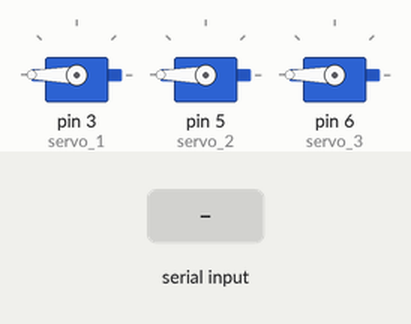
This sketch was run on a simulated Arduino Uno, built with avr-gcc and run on an emulated ATmega328P. Parts: 3 × servo. Inputs (shaded band) come from the test bench. What the sketch prints to the serial monitor is not drawn.

Above: at 1.2 s.
1.3 s: "30;150;10;200\n" received over Serial
At 2.5 s:
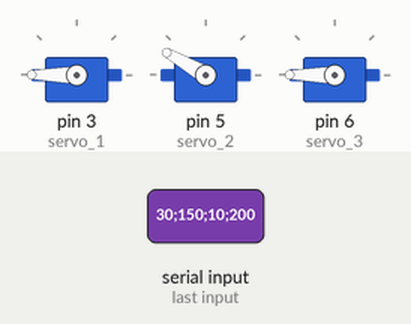
2.8 s: "90;45;200\n" received over Serial
Timing chart, 0 to 5.8 s (numbered marks = the images above; inputs shaded):
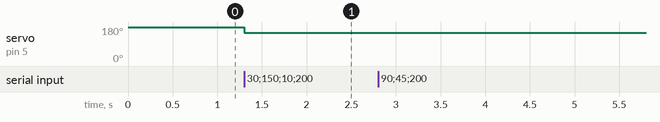

Measured:
- after the input at 1.3 s, servo on pin 5 (servo_2): 180° → 150° at once
- after the input at 2.8 s, every drawn part: stays the same

The sketch:

script_arduino.ino
```cpp
#include <Servo.h>

String inputString = "";
int angulo_1, angulo_2, angulo_3, angulo_4;

Servo servo_1;
Servo servo_2;
Servo servo_3;

void setup() {
  Serial.begin(115200);
  inputString.reserve(50);  // Reserva memória para a string recebida

  servo_1.attach(3);
  servo_2.attach(5);
  servo_3.attach(6);

  servo_1.write(180);
  servo_2.write(180);
  servo_3.write(180);
}

void loop() {
  if (Serial.available()) {
    char c = Serial.read();

    if (c == '\n') {
      // Quando receber o final da string, processa
      processaMensagem(inputString);
      // Clean a variável
      inputString = "";
    } else {
      inputString += c;
    }

    // Define limites para o movimento dos braços
    if (angulo_1 >=130){
      servo_1.write(angulo_1);
    }
    if (angulo_2 >=130){
      servo_2.write(angulo_2);
    }
    if (angulo_3 >=130){
      servo_3.write(angulo_3);
    }
  }
}

void processaMensagem(String dados) {
  int sep1 = dados.indexOf(';');
  int sep2 = dados.indexOf(';', sep1 + 1);
  int sep3 = dados.indexOf(';', sep2 + 1);

  if (sep1 == -1 || sep2 == -1 || sep3 == -1) {
    Serial.println("Erro: formato inválido");
    return;
  }

  angulo_1 = dados.substring(0, sep1).toInt();
  angulo_2 = dados.substring(sep1 + 1, sep2).toInt();
  angulo_3 = dados.substring(sep2 + 1, sep3).toInt();
  angulo_4 = dados.substring(sep3 + 1).toInt();
}
```
